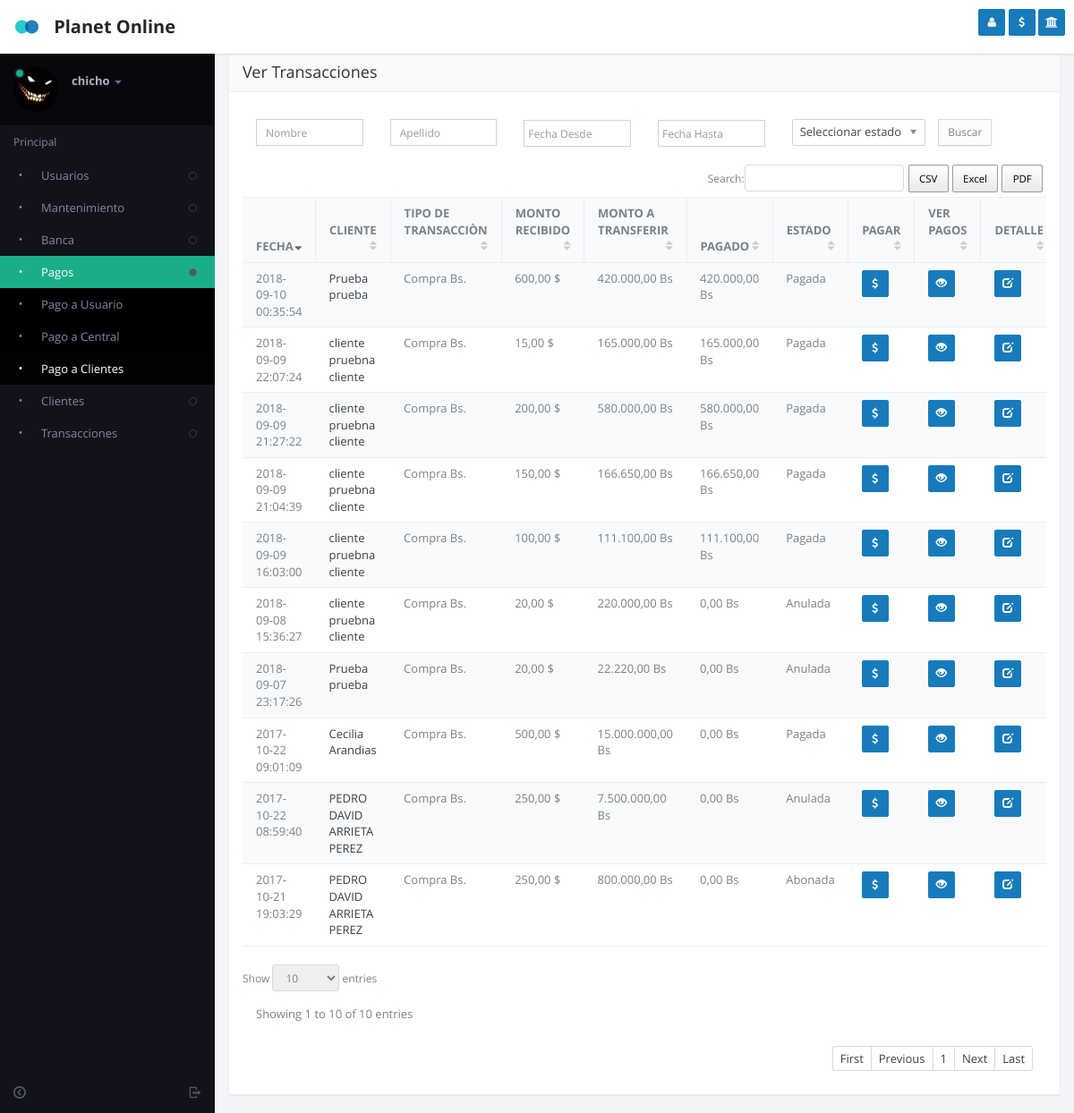
Screenshot of /pay_customers_transactions.php (signed in) with the database file from the repository.
### tables this page shows
CREATE TABLE `users` (
  `id` int(11) NOT NULL,
  `user` varchar(50) NOT NULL,
  `name` varchar(50) NOT NULL,
  `last_name` varchar(50) NOT NULL,
  `id_roll_user` int(11) NOT NULL,
  `password` varchar(50) NOT NULL,
  `image` varchar(250) NOT NULL,
  `stat` int(11) NOT NULL,
  `location` int(11) NOT NULL,
  `create_date` datetime NOT NULL DEFAULT CURRENT_TIMESTAMP,
  `email` varchar(100) NOT NULL,
  `id_user_reg` int(11) NOT NULL,
  `credit` decimal(11,2) NOT NULL,
  `referred` int(11) NOT NULL
);

CREATE TABLE `transaction` (
  `id` int(11) NOT NULL,
  `id_type_transaction` int(11) NOT NULL,
  `id_customer` int(11) NOT NULL,
  `id_acount_bank` int(11) NOT NULL,
  `id_user_register` int(11) NOT NULL,
  `date_time` datetime NOT NULL DEFAULT CURRENT_TIMESTAMP,
  `amount` decimal(11,2) NOT NULL,
  `id_type_coin` int(11) NOT NULL,
  `taza_actual` decimal(11,2) NOT NULL,
  `messaje` text NOT NULL,
  `stat` int(11) NOT NULL,
  `amount_transfer` decimal(11,2) NOT NULL,
  `paidout` decimal(11,2) NOT NULL,
  `time_data` datetime NOT NULL
);

CREATE TABLE `customer` (
  `id` int(11) NOT NULL,
  `name` varchar(50) NOT NULL,
  `last_name` varchar(50) NOT NULL,
  `email` varchar(100) NOT NULL,
  `phone` varchar(50) NOT NULL,
  `id_reside_country` int(11) NOT NULL,
  `image` varchar(250) NOT NULL,
  `stat` int(11) NOT NULL,
  `create_date` timestamp NOT NULL DEFAULT CURRENT_TIMESTAMP,
  `id_user_create` int(11) NOT NULL
);

CREATE TABLE `type_transaction` (
  `id` int(11) NOT NULL,
  `name` varchar(50) NOT NULL,
  `stat` int(11) NOT NULL
);

### include/defs.php (called while the page is built, shortened)
<?php
	function MySQLQuery($query)
	{
		$success= mysql_db_query($GLOBALS["DB_DBName"], $query);
		return $success;
	}
	function GetRecord($strTable, $strCriteria)
	{
		$strQuery = "select * from $strTable ";
		if(!empty($strCriteria))
			$strQuery .= "where $strCriteria;";
		$nResult = MySQLQuery($strQuery);
		return mysql_fetch_array($nResult,MYSQL_ASSOC);
	}
	function GetRecords($sql)
	{
		$check=MySQLQuery($sql);
		$return=array();
		$i=0;
		while ($row = mysql_fetch_array($check))
		 {
			$return[$i]=$row;
			$i++;
		}
		return $return;
	}
?>

### pay_customers_transactions.php (the view, shortened to what this page needs)
<?php
    $pay="class='active'";
    $editpay="class='active'";
    include("include/defs.php");
    include("header.php");
    $where = "where (1=1)";
      $arrUser = GetRecords("SELECT
                              transaction.id,
                              transaction.date_time,
                              transaction.amount,
                              transaction.amount_transfer,
                              transaction.stat,
                              transaction.messaje,
                              transaction.paidout,
                              customer.id as id_customer,
                              customer.name,
                              customer.last_name,
                              customer.phone,
                              type_transaction.name as name_type_transaction,
                              case transaction.stat
                              when 1 then 'Pendiente por Pago'
                              when 2 then 'Abonada'
                              when 3 then 'Pagada'
                              when 4 then 'Anulada'
                              end as transaction_status
                              FROM transaction inner join customer on transaction.id_customer = customer.id
                              				         inner join type_transaction on transaction.id_type_transaction = type_transaction.id
                              $where");
?>
	<section id="content">
          <section class="vbox">
            <section class="scrollable padder">
              <section class="panel panel-default">
                <header class="panel-heading">
                  <span class="h4">Ver Transacciones</span>
                </header>
                <div class="panel-body">
                    <form method="post" action="" novalidate>
                      <div class="row wrapper">
                        <div class="col-sm-2 m-b-xs">
                          <div class="input-group">
                            <input type="text" autocomplete="off" class="input-s input-sm form-control" value="<?php if(isset($name)){ echo $name;}?>" name="name" placeholder="Nombre">
                          </div>
                        </div>
                        <div class="col-sm-2 m-b-xs">
                          <div class="input-group">
                            <input type="text" autocomplete="off" class="input-s input-sm form-control" value="<?php if(isset($lname)){ echo $lname;}?>" name="lname" placeholder="Apellido">
                          </div>
                        </div>
                        <div class="col-sm-2 m-b-xs">
                          <div class="input-group">
                            <input type="text" autocomplete="off" class="input-sm input-s datepicker-input form-control datepicker" id="datepicker" value="<?php if(isset($date_from)){ echo $date_from;}?>" name="date_from" placeholder="Fecha Desde">
                          </div>
                        </div>
                        <div class="col-sm-2 m-b-xs">
                          <div class="input-group">
                            <input type="text" autocomplete="off" class="input-sm input-s datepicker-input form-control datepicker" id="datepicker1" value="<?php if(isset($date_to)){ echo $date_to;}?>" name="date_to" placeholder="Fecha Hasta">
                          </div>
                        </div>
                        <div class="col-sm-3 m-b-xs">
                          <div class="input-group">
                            <span class="input-group-btn padder "><button type="submit" class="btn btn-sm btn-default">Buscar</button></span>
                          </div>
                        </div>
                      </div>
                    </form>
                    <div class="table-responsive">
                        <table class="table table-striped b-t b-light" data-ride="datatables">
                          <thead>
                            <tr>
                              <th>FECHA</th>
                              <th>CLIENTE</th>
                              <th>TIPO DE TRANSACCIÒN</th>
                              <th>MONTO RECIBIDO</th>
                              <th>MONTO A TRANSFERIR</th>
                              <th>PAGADO</th>
                              <th>ESTADO</th>
                              <th>PAGAR</th>
                              <th>VER PAGOS</th>
                              <th>DETALLE</th>
                            </tr>
                          </thead>
                          <tbody>
                          <?PHP
                            foreach ($arrUser as $key => $value) { ?>
                          <tr>
                              <td class="tbdata"> <?php echo $value['date_time']?> </td>
                              <td class="tbdata">
                                <a href="modal-customer.php?id=<?php echo $value['id_customer']?>" title="Ver usuario" data-toggle="ajaxModal"><?php echo $value['name'].' '.$value['last_name']?></a>
                              </td>
                              <td class="tbdata"> <?php echo $value['name_type_transaction']?> </td>
                              <td class="tbdata"> <?php echo number_format($value['amount'], 2, ',', '.')?> $</td>
                              <td class="tbdata"> <?php echo number_format($value['amount_transfer'], 2, ',', '.')?> Bs</td>
                              <td class="tbdata"> <?php echo number_format($value['paidout'], 2, ',', '.')?> Bs</td>
                              <td class="tbdata"> <?php echo $value['transaction_status']?> </td>
                              <td>
                                <a href="modal-pay.php?id=<?php echo $value['id']?>" title="Agregar una nota" data-toggle="ajaxModal" class="btn btn-sm btn-icon btn-primary"><i class="fa fa-dollar"></i></a>
                              </td>
                              <td>
                                <a href="modal-detail-pay.php?id=<?php echo $value['id']?>" title="Agregar una nota" data-toggle="ajaxModal" class="btn btn-sm btn-icon btn-primary"><i class="glyphicon glyphicon-eye-open"></i></a>
                              </td>
                              <td>
                                <a href="modal-edit-transaction.php?id=<?php echo $value['id']?>" title="Eliminar" data-toggle="ajaxModal" class="btn btn-sm btn-icon btn-primary"><i class="glyphicon glyphicon-edit"></i></a>
                              </td>
                          </tr>
                          <?php
                          }
                          ?>
                          </tbody>
                        </table>
                    </div>
                </div>
              </section>
            </section>
        </section>
    </section>
<?php
	include("footer.php");
?>

### left-nav.php (shortened to what this page needs)
    <aside class="bg-black aside-md hidden-print hidden-xs" id="nav">
      <section class="vbox">
        <section class="w-f scrollable">
          <div class="slim-scroll" data-height="auto" data-disable-fade-out="true" data-distance="0" data-size="10px" data-railOpacity="0.2">
            <div class="clearfix wrapper dk nav-user hidden-xs">
              <div class="dropdown">
                <a href="#" class="dropdown-toggle" data-toggle="dropdown">
                  <span class="thumb avatar pull-left m-r">
                    <?php
                      $getuserDetail = GetRecord("users", "id =".$_SESSION['USER_ID']);
                      if(isset($getuserDetail['image']) && $getuserDetail['image'] != '')
                        $uimage = $getuserDetail['image'];
                      else
                        $uimage = "images/p0.jpg";
                    ?>
                    <img src="<?php echo $uimage;?>" class="dker" alt="...">
                    <i class="on md b-black"></i>
                  </span>
                  <span class="hidden-nav-xs clear">
                    <span class="block m-t-xs">
                      <strong class="font-bold text-lt"><?php echo $_SESSION['USER_NAME']?></strong>
                      <b class="caret"></b>
                    </span>
                  </span>
                </a>
              </div>
            </div>
            <nav class="nav-primary hidden-xs">
              <div class="text-muted text-sm hidden-nav-xs padder m-t-sm m-b-sm"><a href="main.php">Principal</a></div>
              <ul class="nav nav-main" data-ride="collapse">
                <?php if($_SESSION['USER_ROLE'] == 1) : ?>
                <li <?php if(isset($userclass)) echo $userclass;?>>
                  <a href="#" class="auto">
                    <span class="pull-right text-muted">
                      <i class="i i-circle-sm-o text"></i>
                    </span>
                    <i class="i i-dot"></i>
                    <span>Usuarios</span>
                  </a>
                </li>
                <li <?php if(isset($mantenimientoclass)) echo $mantenimientoclass;?>>
                  <a href="#" class="auto">
                    <span class="pull-right text-muted">
                      <i class="i i-circle-sm-o text"></i>
                    </span>
                    <i class="i i-dot"></i>
                    <span>Mantenimiento</span>
                  </a>
                </li>
                <li <?php if(isset($bankclass)) echo $bankclass;?>>
                  <a href="#" class="auto">
                    <span class="pull-right text-muted">
                      <i class="i i-circle-sm-o text"></i>
                    </span>
                    <i class="i i-dot"></i>
                    <span>Banca</span>
                  </a>
                </li>
                <li <?php if(isset($pay)) echo $pay;?>>
                  <a href="#" class="auto">
                    <span class="pull-right text-muted">
                      <i class="i i-circle-sm text-active"></i>
                    </span>
                    <i class="i i-dot"></i>
                    <span>Pagos</span>
                  </a>
                  <ul class="nav dker">
                    <li <?php if(isset($registerPay)) echo $registerPay;?>>
                      <a href="#"><i class="i i-dot"></i>
                        <span>Pago a Usuario</span>
                      </a>
                    </li>
                  </ul>
                  <ul class="nav dker">
                    <li <?php if(isset($registerPay)) echo $registerPay;?>>
                      <a href="#"><i class="i i-dot"></i>
                        <span>Pago a Central</span>
                      </a>
                    </li>
                  </ul>
                  <ul class="nav dker">
                    <li <?php if(isset($editpay)) echo $editpay;?>>
                      <a href="pay_customers_transactions.php"><i class="i i-dot"></i>
                        <span>Pago a Clientes</span>
                      </a>
                    </li>
                  </ul>
                </li>
                <?php endif;?>
                <li <?php if(isset($custclass)) echo $custclass;?>>
                  <a href="#" class="auto">
                    <span class="pull-right text-muted">
                      <i class="i i-circle-sm-o text"></i>
                    </span>
                    <i class="i i-dot"></i>
                    <span>Clientes</span>
                  </a>
                </li>
                <li <?php if(isset($transaction)) echo $transaction;?>>
                  <a href="#" class="auto">
                    <span class="pull-right text-muted">
                      <i class="i i-circle-sm-o text"></i>
                    </span>
                    <i class="i i-dot"></i>
                    <span>Transacciones</span>
                  </a>
                </li>
          </ul>
        </nav>
      </div>
    </section>
    <footer class="footer hidden-xs no-padder text-center-nav-xs">
      <a href="modal.lockme.html" data-toggle="ajaxModal" class="btn btn-icon icon-muted btn-inactive pull-right m-l-xs m-r-xs hidden-nav-xs">
        <i class="i i-logout"></i>
      </a>
      <a href="#nav" data-toggle="class:nav-xs" class="btn btn-icon icon-muted btn-inactive m-l-xs m-r-xs">
        <i class="i i-circleleft text"></i>
      </a>
    </footer>
  </section>
</aside>

### js/datepicker/datepicker.css (style rules this page uses)
.datepicker { top: 0; left: 0; padding: 4px; margin-top: 1px; -webkit-border-radius: 4px; -moz-border-radius: 4px; border-radius: 4px; }
.datepicker:before { content: ''; display: inline-block; border-left: 7px solid transparent; border-right: 7px solid transparent; border-bottom: 7px solid #ccc; border-bottom-color: rgba(0, 0, 0, 0.2); position: absolute; top: -7px; left: 6px; }
.datepicker:after { content: ''; display: inline-block; border-left: 6px solid transparent; border-right: 6px solid transparent; border-bottom: 6px solid #ffffff; position: absolute; top: -6px; left: 7px; }

### js/datatables/datatables.css (style rules this page uses)
.dataTables_wrapper .table { border: 1px solid #eee; border-width: 1px 0; }
.dataTables_wrapper th { cursor: pointer; outline: 0; }
.dataTables_wrapper th:after { font-family: FontAwesome; color: #666; position: relative; font-weight: normal; float: right; }
.dataTables_wrapper .sorting:after { content: "\f0dc"; color: #ccc; }
.dataTables_wrapper .sorting_desc:after { content: "\f0dd"; }

### rows the page displays
users: image (picture)
transaction: date_time "2017-10-21 19:03:29", id_customer.name "PEDRO DAVID", id_customer.last_name "ARRIETA PEREZ", id_type_transaction.name "Compra Bs.", amount "250,00", amount_transfer "800.000,00", paidout "0,00", transaction_status "Abonada"
transaction: date_time "2017-10-22 08:59:40", id_customer.name "PEDRO DAVID", id_customer.last_name "ARRIETA PEREZ", id_type_transaction.name "Compra Bs.", amount "250,00", amount_transfer "7.500.000,00", paidout "0,00", transaction_status "Anulada"
transaction: date_time "2017-10-22 09:01:09", id_customer.name "Cecilia", id_customer.last_name "Arandias", id_type_transaction.name "Compra Bs.", amount "500,00", amount_transfer "15.000.000,00", paidout "0,00", transaction_status "Pagada"
transaction: date_time "2018-09-07 23:17:26", id_customer.name "Prueba", id_customer.last_name "prueba", id_type_transaction.name "Compra Bs.", amount "20,00", amount_transfer "22.220,00", paidout "0,00", transaction_status "Anulada"
transaction: date_time "2018-09-08 15:36:27", id_customer.name "cliente pruebna", id_customer.last_name "cliente", id_type_transaction.name "Compra Bs.", amount "20,00", amount_transfer "220.000,00", paidout "0,00", transaction_status "Anulada"
transaction: date_time "2018-09-09 16:03:00", id_customer.name "cliente pruebna", id_customer.last_name "cliente", id_type_transaction.name "Compra Bs.", amount "100,00", amount_transfer "111.100,00", paidout "111.100,00", transaction_status "Pagada"
transaction: date_time "2018-09-09 21:04:39", id_customer.name "cliente pruebna", id_customer.last_name "cliente", id_type_transaction.name "Compra Bs.", amount "150,00", amount_transfer "166.650,00", paidout "166.650,00", transaction_status "Pagada"
transaction: date_time "2018-09-09 21:27:22", id_customer.name "cliente pruebna", id_customer.last_name "cliente", id_type_transaction.name "Compra Bs.", amount "200,00", amount_transfer "580.000,00", paidout "580.000,00", transaction_status "Pagada"
transaction: date_time "2018-09-09 22:07:24", id_customer.name "cliente pruebna", id_customer.last_name "cliente", id_type_transaction.name "Compra Bs.", amount "15,00", amount_transfer "165.000,00", paidout "165.000,00", transaction_status "Pagada"
transaction: date_time "2018-09-10 00:35:54", id_customer.name "Prueba", id_customer.last_name "prueba", id_type_transaction.name "Compra Bs.", amount "600,00", amount_transfer "420.000,00", paidout "420.000,00", transaction_status "Pagada"

### other values shown
$_SESSION['USER_NAME'] "chicho"
